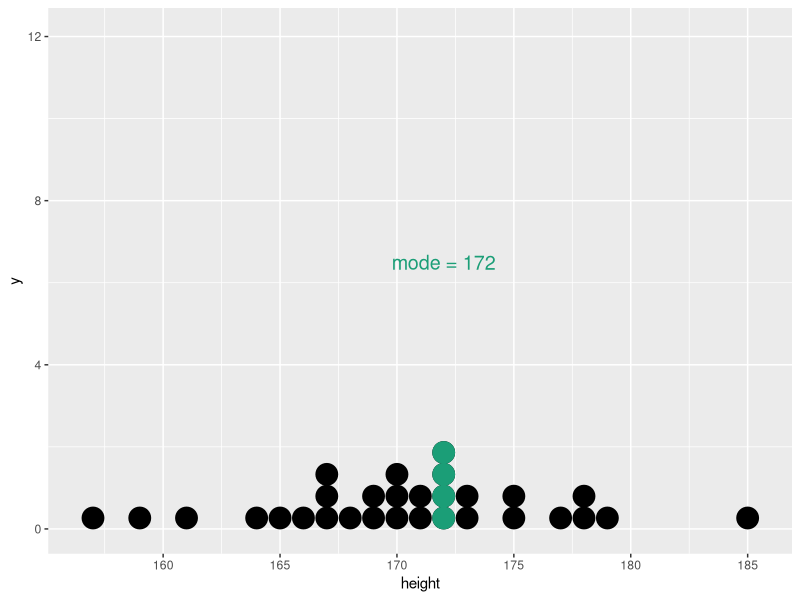
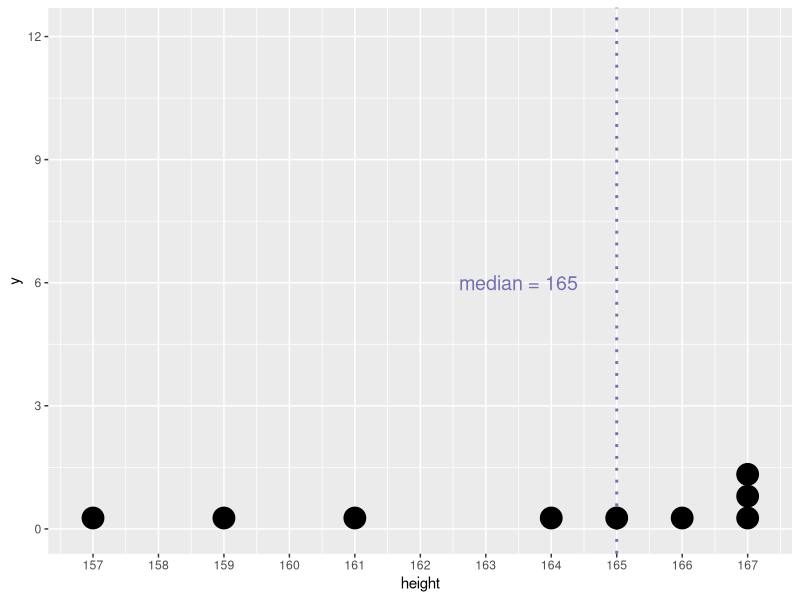
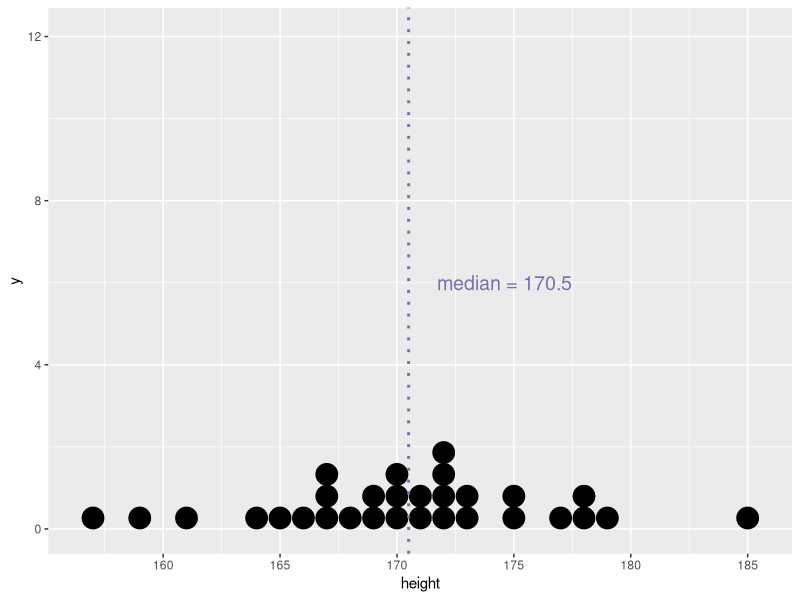
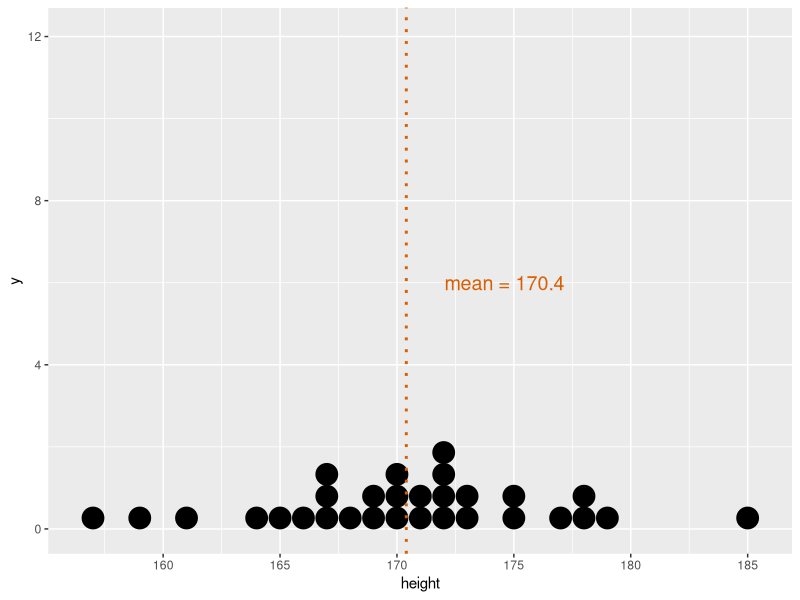
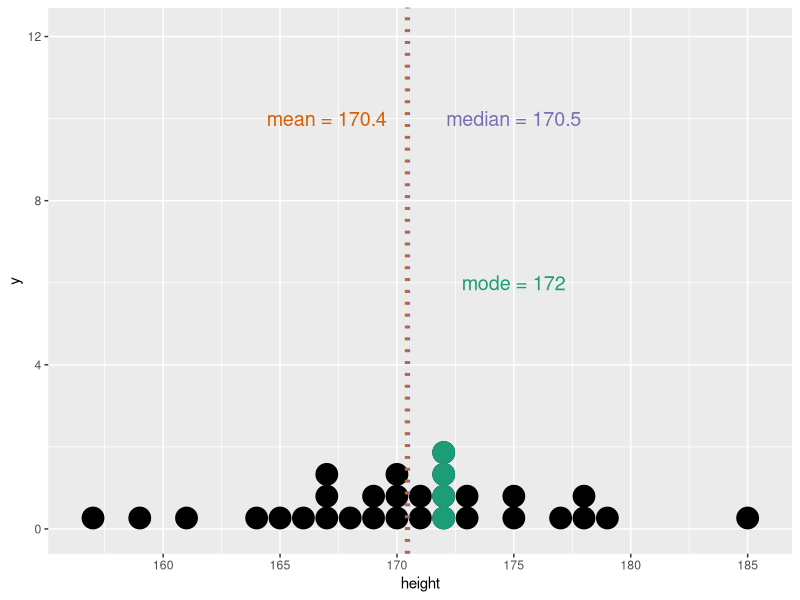
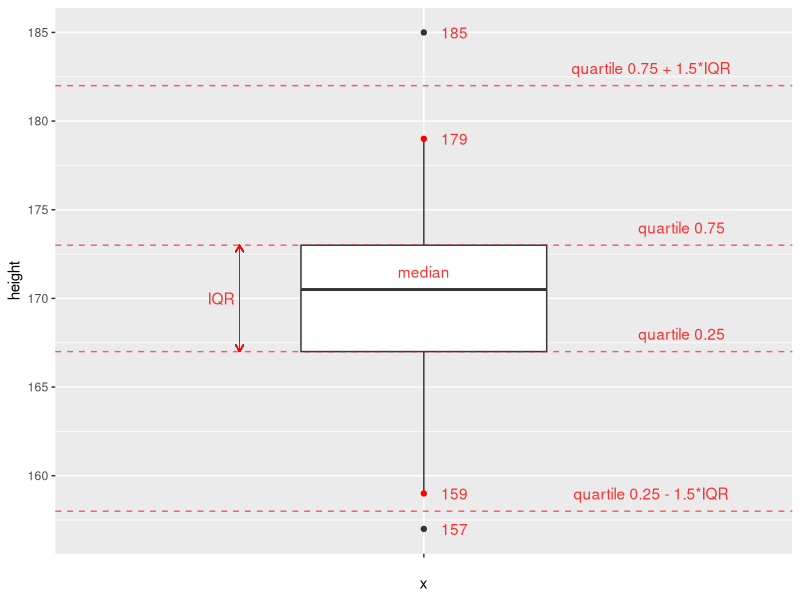
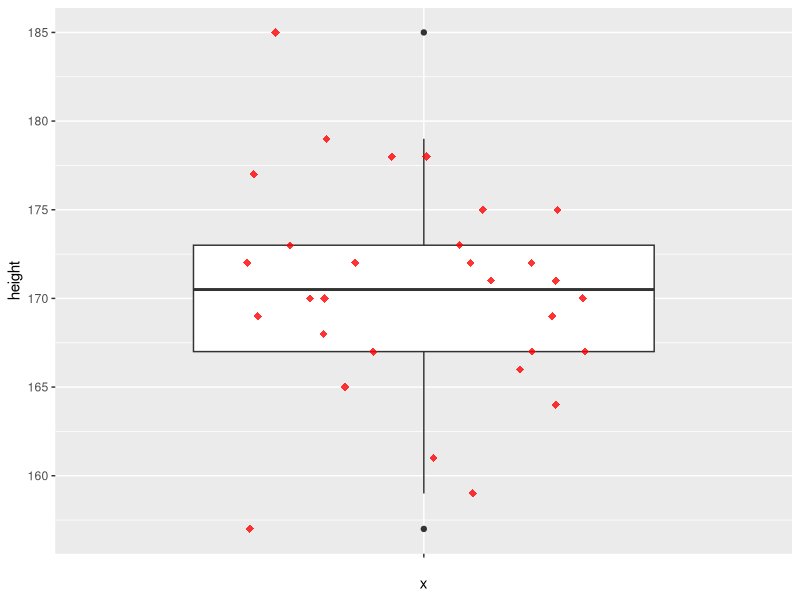
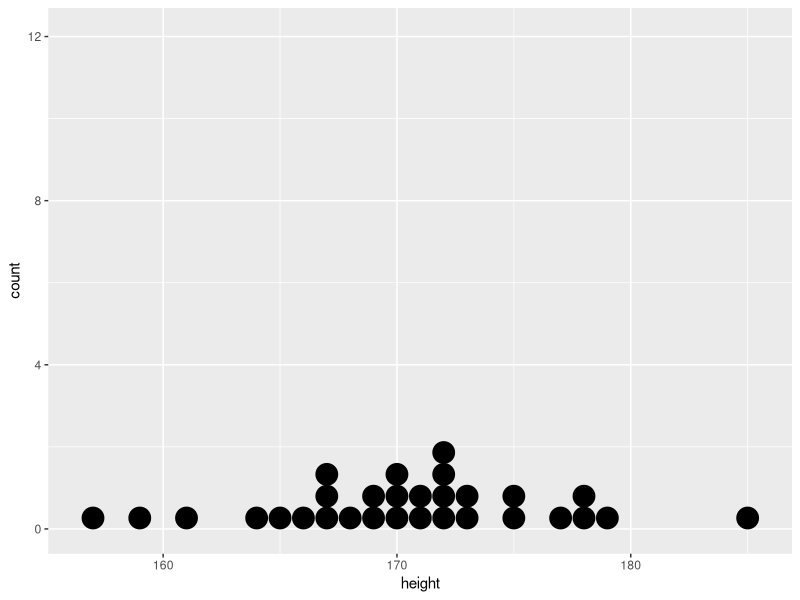

Reproduce these figures in R, in order.
## ---- chunk 1
library(ggplot2)
library(dplyr)
knitr::opts_chunk$set(echo = FALSE, message = F, warning = F)
## ---- chunk 2
# fig.height - размер изображение после knit'a
# цвета для графиков взяты здесь http://colorbrewer2.org/
a <- c(157, 159, 161, 164, 165, 166, 167, 167, 167, 168,
       169, 169, 170, 170, 170, 171, 171, 172, 172, 172,
       172, 173, 173, 175, 175, 177, 178, 178, 179, 185)
d <- data.frame(height = a)                 # основные данные
d_mode <- data.frame(height = rep(172, 4))
g <- ggplot() +
  geom_dotplot(data = d, aes(height)) +
  scale_x_continuous(breaks = seq(155, 190, 5)) +
  scale_y_continuous(limits = c(0, 12.1),    # 12.1 - найдено методом математического подгона
                     breaks = seq(0, 12, 4))
g + geom_dotplot(data = d_mode, aes(height), color = "#1b9e77", fill = "#1b9e77") +
  annotate("text", x = 172, y = 6.5,
           label = "mode = 172", size = 5, color = "#1b9e77")
## ---- chunk 3
d_sml <- d %>% slice(1:9)
ggplot(d_sml, aes(height)) +
  geom_vline(data = d_sml, aes(xintercept = median(height)),
             color = "#7570b3", linetype = "dotted", size = 1) +
  geom_dotplot() +
  scale_x_continuous(breaks = seq(155, 168, 1)) +
  scale_y_continuous(limits = c(0, 12.1),
                     breaks = seq(0, 12, 3)) +
  annotate("text", x = 163.5, y = 6,
           label = "median = 165", color = "#7570b3", size = 5)
## ---- chunk 4
g + geom_vline(data = d, aes(xintercept = median(height)),
             color = "#7570b3", linetype = "dotted", size = 1) +
  annotate("text", x = 174.6, y = 6,
           label = "median = 170.5", size = 5, color = "#7570b3")
## ---- chunk 5
g + geom_vline(data = d, aes(xintercept = mean(height)),
             color = "#d95f02", linetype = "dotted", size = 1) +
  annotate("text", x = 174.6, y = 6,
           label = "mean = 170.4", size = 5, color = "#d95f02")
## ---- chunk 6
g + geom_dotplot(data = d_mode, aes(height), color = "#1b9e77", fill = "#1b9e77") +
  geom_vline(data = d, aes(xintercept = mean(height)),
             color = "#d95f02", linetype = "dotted", size = 1) +
  geom_vline(data = d, aes(xintercept = median(height)),
             color = "#7570b3", linetype = "dotted", size = 1) +
  annotate("text",
           x = c(175, 167, 175),
           y = c(6, 10, 10),
           label = c("mode = 172","mean = 170.4", "median = 170.5"),
           size = 5,
           color = c("#1b9e77", "#d95f02", "#7570b3"))
## ---- chunk 7
x <- c(1, 5, 2, 7, 1, 9, 3, 8, 5, 9)
L <- length(x)   # кол-во элементов в выборке
M <- mean(x)     # среднее значение выборки
D <- sum((x - M) ^ 2) / (L - 1) #  расчет дисперсии
sd <- sqrt(D)    # расчет стандартного отклонения
print(c(D, sd))  # вывод результатов
## ---- chunk 8
D <- var(x)     # расчет дисперсии
sd <- sd(x)     # расчет стандартного отклонения
print(c(D, sd)) # вывод результатов
## ---- chunk 9
quart_1 <- quantile(d$height, 0.25)
quart_3 <- quantile(d$height, 0.75)
iqr <- IQR(d$height)
ggplot(data = d) + 
  geom_boxplot(aes(x = "", y = height), width = 0.4) +
  geom_hline(yintercept = quart_1 - 1.5 * iqr,
             linetype = "dashed", color = "red", alpha = 0.6) +
  geom_hline(yintercept = quart_1,
             linetype = "dashed", color = "red", alpha = 0.6) +
  geom_hline(yintercept = quart_3,
             linetype = "dashed", color = "red", alpha = 0.6) +
  geom_hline(yintercept = quart_3 + 1.5 * iqr,
             linetype = "dashed", color = "red", alpha = 0.6) +
  annotate("text", x = 1.42, y = quart_1 + 1, 
           label = "quartile 0.25", color = "red", alpha = 0.8) +
  annotate("text", x = 1.42, y = quart_3 + 1, 
           label = "quartile 0.75", color = "red", alpha = 0.8) + 
  annotate("text", x = 1, y = 171.5, 
           label = "median", color = "red", alpha = 0.8) +
  annotate("text", x = 1.37, y = quart_1 - 1.5 * iqr + 1, 
           label = "quartile 0.25 - 1.5*IQR", color = "red", alpha = 0.8) + 
  annotate("text", x = 1.37, y = quart_3 + 1.5 * iqr + 1, 
           label = "quartile 0.75 + 1.5*IQR", color = "red", alpha = 0.8) +
  geom_segment(aes(x = 0.7, xend = 0.7, y = quart_1, yend = quart_3),
               color = "red", arrow = arrow(length = unit(0.2, "cm")), size = 0.3) +
  geom_segment(aes(x = 0.7, xend = 0.7, y = quart_3, yend = quart_1),
               color = "red", arrow = arrow(length = unit(0.2, "cm")), size = 0.3) +
  annotate("text", x = 0.67, y = 170, 
           label = "IQR", color = "red", alpha = 0.8) +
  geom_point(data = data.frame(height = c(159, 179)), 
             aes(x = "", y = height), 
             color = "red") +
  annotate("text", x = 1.05, y = 159, label = "159", color = "red", alpha = 0.8) +
  annotate("text", x = 1.05, y = 179, label = "179", color = "red", alpha = 0.8) +
  annotate("text", x = 1.05, y = 185, label = "185", color = "red", alpha = 0.8) +
  annotate("text", x = 1.05, y = 157, label = "157", color = "red", alpha = 0.8)
  
## ---- chunk 10
ggplot(data = d, aes(x = "", y = height)) + 
  geom_boxplot() +
  geom_jitter(position = position_jitter(width = 0.3, height = 0),
              shape = 18, 
              color = "red", 
              alpha = 0.8, 
              size = 2.5)
## ---- chunk 11
# Основа для графиков
g2 <- ggplot() + scale_y_continuous(limits = c(0, 12.1), breaks = seq(0, 12, 4))
# Изначальный график
g2 + geom_dotplot(data = d, aes(height))
# График преобразованный в Z-score
g2 + geom_dotplot(data = d, aes(scale(height)))
## ---- chunk 12
M <- 175
sd <- 8
x_i <- 186.2

(z_i <- (x_i - M)/sd)
## ---- chunk 13
pnorm(q = 154, mean = 150, sd = 8, lower.tail = FALSE)
## ---- chunk 14
pnorm(q = 125, mean = 100, sd = 15, lower.tail = F)
# или вот так
1 - pnorm(q = 125, mean = 100, sd = 15)
## ---- chunk 15
pnorm(q = 70, mean = 100, sd = 15, lower.tail = F) - 
  pnorm(q = 112, mean = 100, sd = 15, lower.tail = F)
